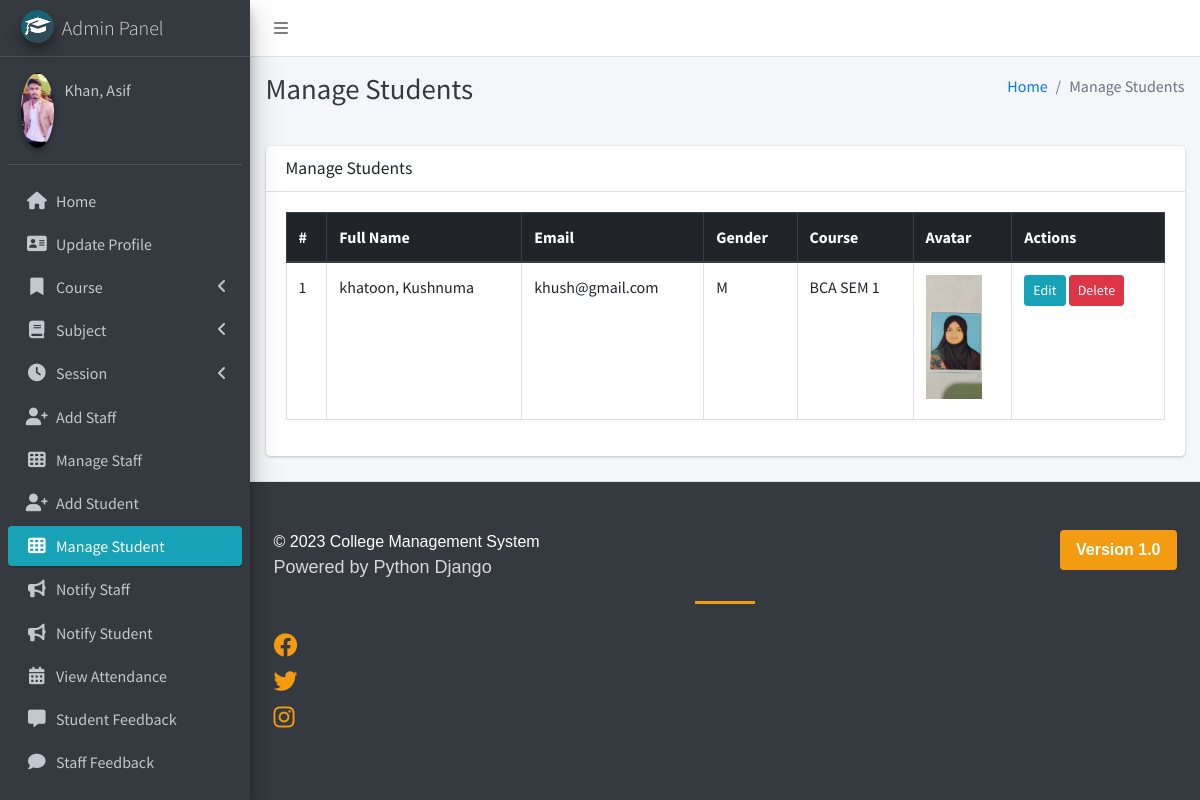
Page /student/manage/ (signed in) on the committed database.
### main_app/models.py (models this page shows, shortened)
class CustomUser(AbstractUser):
    USER_TYPE = ((1, "HOD"), (2, "Staff"), (3, "Student"))
    GENDER = [("M", "Male"), ("F", "Female")]
    username = None  # Removed username, using email instead
    email = models.EmailField(unique=True)
    user_type = models.CharField(default=1, choices=USER_TYPE, max_length=1)
    gender = models.CharField(max_length=1, choices=GENDER)
    profile_pic = models.ImageField()
    address = models.TextField()
    fcm_token = models.TextField(default="")  # For firebase notifications
    created_at = models.DateTimeField(auto_now_add=True)
    updated_at = models.DateTimeField(auto_now=True)
    USERNAME_FIELD = "email"
    REQUIRED_FIELDS = []
    objects = CustomUserManager()
    def __str__(self):
        return self.last_name + ", " + self.first_name

class Student(models.Model):
    admin = models.OneToOneField(CustomUser, on_delete=models.CASCADE)
    course = models.ForeignKey(Course, on_delete=models.DO_NOTHING, null=True, blank=False)
    session = models.ForeignKey(Session, on_delete=models.DO_NOTHING, null=True)

class Course(models.Model):
    name = models.CharField(max_length=120)
    created_at = models.DateTimeField(auto_now_add=True)
    updated_at = models.DateTimeField(auto_now=True)

### main_app/hod_views.py (the view)
# urls.py: path("student/manage/", hod_views.manage_student, name='manage_student'),
def manage_student(request):
    students = CustomUser.objects.filter(user_type=3)
    context = {
        'students': students,
        'page_title': 'Manage Students'
    }
    return render(request, "hod_template/manage_student.html", context)

### main_app/templates/hod_template/manage_student.html
{% extends 'main_app/base.html' %}
{% load static %}
{% block page_title %}{{page_title}}{% endblock page_title %}
{% block content %}
<section class="content">
    <div class="container-fluid">
        <div class="row">
            <div class="col-md-12">
                <div class="card">
                    <div class="card-header">
                        <h3 class="card-title">{{page_title}}</h3>
                    </div>
                    <div class="card-body">
                        <div class="table-responsive">
                            <table id="example2" class="table table-bordered table-hover">
                                <thead class="thead-dark">
                                    <tr>
                                        <th>#</th>
                                        <th>Full Name</th>
                                        <th>Email</th>
                                        <th>Gender</th>
                                        <th>Course</th>
                                        <th>Avatar</th>
                                        <th>Actions</th>
                                    </tr>
                                </thead>
                                <tbody>
                                    {% for student in students %}
                                    <tr>
                                        <td>{{ forloop.counter }}</td>
                                        <td>{{student.last_name}}, {{student.first_name}}</td>
                                        <td>{{student.email}}</td>
                                        <td>{{student.gender}}</td>
                                        <td>{{student.student.course.name}}</td>
                                        <td>
                                            {% if student.profile_pic == ""  %}
                                            No Image
                                            {% else %}
                                            <img class="img img-fluid mb-2" height="56" width="56"
                                                src="{{student.profile_pic}}" alt="">
                                            {% endif %}
                                        </td>
                                        <td>
                                            <a href="{% url 'edit_student' student.student.id %}"
                                                class="btn btn-info btn-sm">Edit</a>
                                            <a href="{% url 'delete_student' student.student.id %}"
                                                class="btn btn-danger btn-sm"
                                                onclick="return confirm('Are you sure about this ?')">Delete</a>
                                        </td>
                                    </tr>
                                    {% endfor %}
                                </tbody>
                            </table>
                        </div>
                    </div>
                </div>
            </div>
        </div>
    </div>
</section>
{% endblock content %}

### main_app/templates/main_app/sidebar_template.html (shortened to what this page needs)
{% load static %}
<aside class="main-sidebar sidebar-dark-info elevation-4">
    {% if request.user.user_type == '1' %}
    <a href="{% url 'admin_home' %}" class="brand-link">
        <img src="{% static 'dist/img/cmsl.png' %} " alt="AdminLTE Logo"
            class="brand-image img-circle elevation-3" >
        <span class="brand-text font-weight-light">Admin Panel</span>
    </a>
    <div class="sidebar">
        <div class="user-panel mt-3 pb-3 mb-3 d-flex">
            <div class="image">
                <img src="{{ request.user.profile_pic}}" class="img-circle elevation-2" alt="User Image">
            </div>
            <div class="info">
                <a href="#" class="d-block">{{user}}</a>
            </div>
        </div>
        <nav class="mt-2">
            <ul class="nav nav-pills nav-sidebar flex-column" data-widget="treeview" role="menu" data-accordion="false">
                <li class="nav-item">
                    {% url 'admin_home' as admin_home %}
                    <a href="{{admin_home}}" class="nav-link {% if admin_home == request.path %} active {% endif %}">
                        <i class="nav-icon fas fa-home"></i>
                        <p>
                            Home
                        </p>
                    </a>
                </li>
                <li class="nav-item">
                    {% url 'admin_view_profile' as admin_view_profile %}
                    <a href="{{admin_view_profile}}"
                        class="nav-link {% if admin_view_profile == request.path %} active {% endif %}">
                        <i class="nav-icon fas fa-address-card"></i>
                        <p>
                            Update Profile
                        </p>
                    </a>
                </li>
                <li class="nav-item has-treeview">
                    <a href="#" class="nav-link">
                        <i class="nav-icon fas fa-bookmark"></i>
                        <p>
                            Course
                            <i class="fas fa-angle-left right"></i>
                        </p>
                    </a>
                </li>
                <li class="nav-item has-treeview">
                    <a href="#" class="nav-link">
                        <i class="nav-icon fas fa-book"></i>
                        <p>
                            Subject
                            <i class="fas fa-angle-left right"></i>
                        </p>
                    </a>
                </li>
                <li class="nav-item has-treeview">
                    <a href="#" class="nav-link">
                        <i class="nav-icon fas fa-clock"></i>
                        <p>
                            Session
                            <i class="fas fa-angle-left right"></i>
                        </p>
                    </a>
                </li>
                <li class="nav-item">
                    {% url 'add_staff' as add_staff %}
                    <a href="{{add_staff}}" class="nav-link {% if add_staff == request.path %} active {% endif %}">
                        <i class="nav-icon fas fa-user-plus"></i>
                        <p>
                            Add Staff
                        </p>
                    </a>
                </li>
                <li class="nav-item">
                    {% url 'manage_staff' as manage_staff %}
                    {% url 'edit_staff' staff_id as edit_staff %}
                    <a href="{{manage_staff}}"
                        class="nav-link {% if manage_staff == request.path or request.path == edit_staff %} active {% endif %}">
                        <i class="nav-icon fas fa-th"></i>
                        <p>
                            Manage Staff
                        </p>
                    </a>
                </li>
                <li class="nav-item">
                    {% url 'add_student' as add_student%}
                    <a href="{{add_student}}" class="nav-link  {% if add_student == request.path %} active {% endif %}">
                        <i class="nav-icon fas fa-user-plus"></i>
                        <p>
                            Add Student
                        </p>
                    </a>
                </li>
                <li class="nav-item">
                    {% url 'manage_student' as manage_student %}
                    {% url 'edit_student' student_id as edit_student %}
                    <a href="{{manage_student}}"
                        class="nav-link  {% if edit_student == request.path or manage_student == request.path %} active {% endif %}">
                        <i class="nav-icon fas fa-th"></i>
                        <p>
                            Manage Student
                        </p>
                    </a>
                </li>
                <li class="nav-item">
                    {% url 'admin_notify_staff' as admin_notify_staff %}
                    <a href="{{admin_notify_staff}}"
                        class="nav-link {% if admin_notify_staff == request.path %} active {% endif %}">
                        <i class="nav-icon fas fa-bullhorn"></i>
                        <p>
                            Notify Staff
                        </p>
                    </a>
                </li>
                <li class="nav-item">
                    {% url 'admin_notify_student' as admin_notify_student %}
                    <a href="{{admin_notify_student}}"
                        class="nav-link {% if admin_notify_student == request.path %} active {% endif %}">
                        <i class="nav-icon fas fa-bullhorn"></i>
                        <p>
                            Notify Student
                        </p>
                    </a>
                </li>
                <li class="nav-item">
                    {% url 'admin_view_attendance' as admin_view_attendance %}
                <li class="nav-item">
                    <a href="{{admin_view_attendance}}"
                        class="nav-link  {% if admin_view_attendance == request.path %} active {% endif %}">
                        <i class="nav-icon fas fa-calendar-alt"></i>
                        <p>
                            View Attendance
                        </p>
                    </a>
                </li>
                <li class="nav-item">
                    {% url 'student_feedback_message' as student_feedback_message %}
                    <a href="{{ student_feedback_message }}"
                        class="nav-link  {% if student_feedback_message == request.path %} active {% endif %}">
                        <i class="nav-icon fas fa-comment-alt"></i>
                        <p>
                            Student Feedback
                        </p>
                    </a>
                </li>
                <li class="nav-item">
                    {% url 'staff_feedback_message' as staff_feedback_message %}
                    <a href="{{staff_feedback_message}}"
                        class="nav-link   {% if staff_feedback_message == request.path %} active {% endif %}">
                        <i class="nav-icon fas fa-comment"></i>
                        <p>
                            Staff Feedback
                        </p>
                    </a>
                </li>
                <li class="nav-item">
                    {% url 'view_staff_leave' as view_staff_leave %}
                    <a href="{{view_staff_leave}}"
                        class="nav-link  {% if view_staff_leave == request.path %} active {% endif %}">
                    </a>
                </li>
                                        {% endif %}
                                    </ul>
                                </nav>
                            </div>
</aside>

### rows in the picture
CustomUser: user.profile_pic (picture), last_name+first_name "Khan, Asif"
CustomUser: last_name "khatoon", first_name "Kushnuma", email "khush@gmail.com", gender "M", student.course.name "BCA SEM 1", profile_pic (picture)

### other values in the picture
{{ page_title }} "Manage Students"
